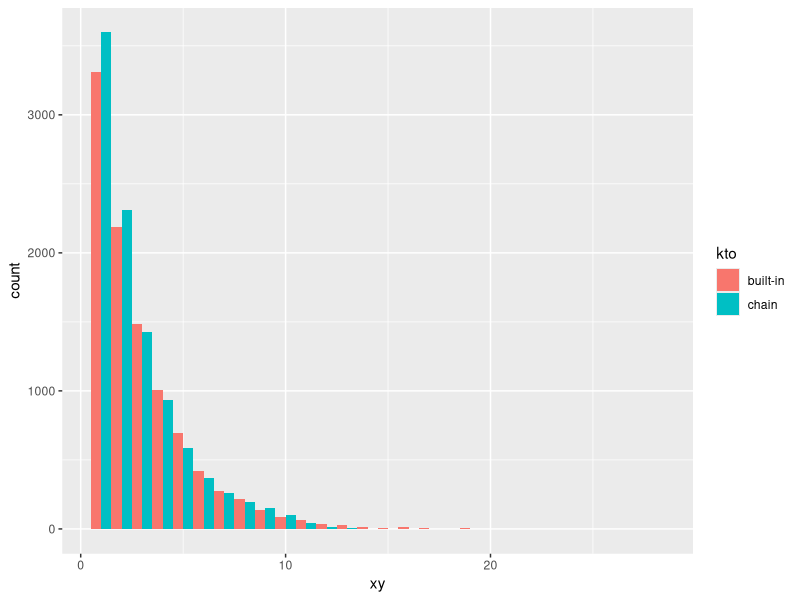
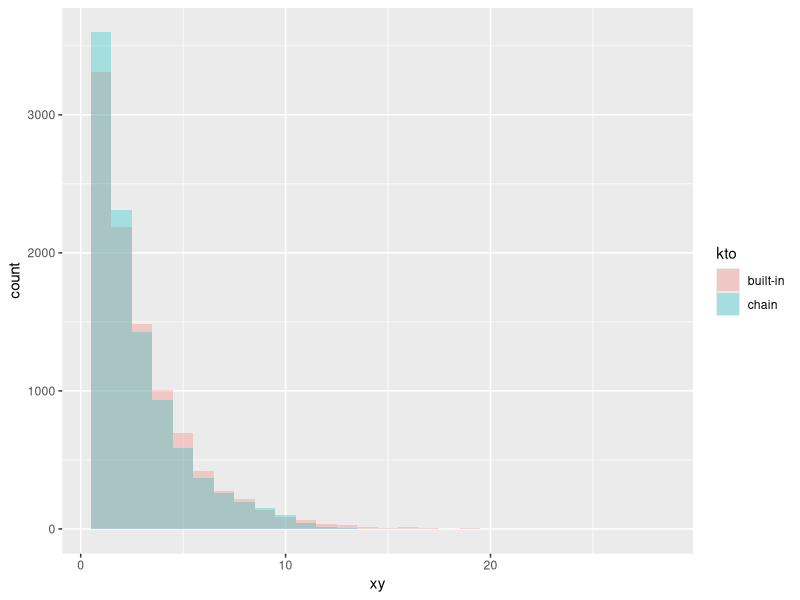
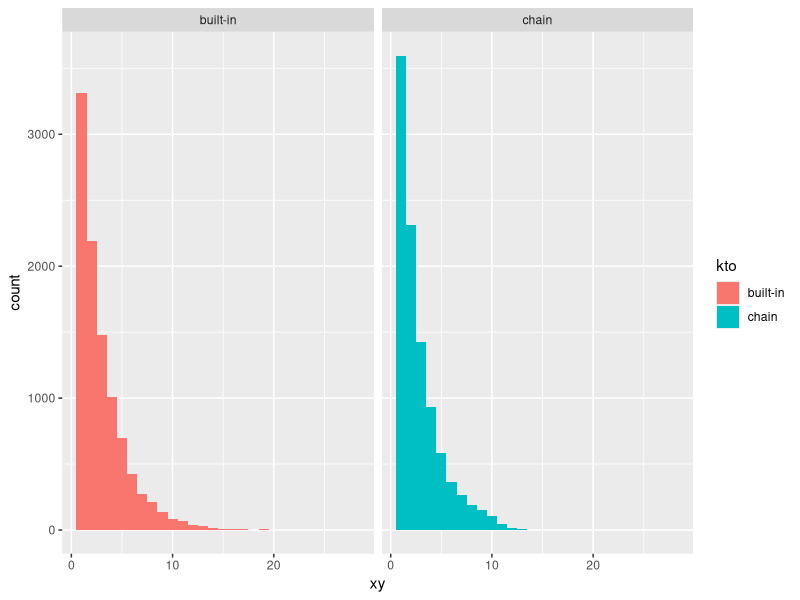

Write the R code that produced these figures, in order.
## ---- chunk 1
library(ggplot2)
n.draw <- 10000 # number of x to draw
chain.l <- 100000
p <- 1/3
options(scipen=1000) # большой штраф за научную форму записи 
## ---- chunk 2
go <- function(n) {
  # one step on the Markov-chain
  if (n<1) stop("n should be > 0")
        
  res <- sample((n-1):(n+1),size=1,
                prob=c(1/2,p/2,(1-p)/2) )
  if (res==0) res <- 1
  return(res)  
}
## ---- chunk 3
gogogo <- function(start=1,n=1000) {
 # n steps on the Markov-chain starting from start  
  res <- rep(start,n)
  
  for (i in 2:n) res[i] <- go(res[i-1])
  
  return(res)
}
## ---- chunk 4
x<- gogogo(1,chain.l)
## ---- chunk 5
n.omit <- chain.l - n.draw # number of x to omit
x.draw <- x[(n.omit+1):chain.l]
y<- rgeom(n.draw,p)+1 
xy <- c(x.draw,y)
kto <- factor(rep(c("chain","built-in"),each=n.draw))
d <- data.frame(xy,kto)
## ---- chunk 6
ggplot(d,aes(x=xy,fill=kto))+geom_histogram(binwidth=1,position="dodge")

ggplot(d,aes(x=xy,fill=kto))+geom_histogram(binwidth=1,position="identity",alpha=0.3)
# alhpa = color intensity from 0 to 1

ggplot(d,aes(x=xy,fill=kto))+geom_histogram(binwidth=1)+facet_grid(~kto)
